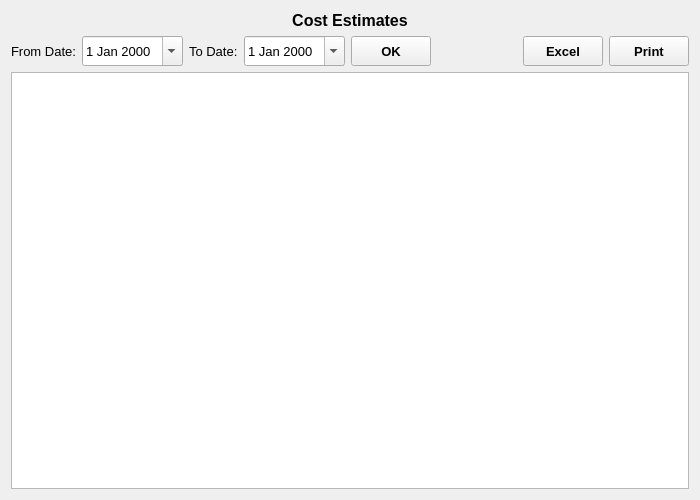
<?xml version="1.0" encoding="UTF-8"?>
<ui version="4.0">
 <class>CostEstimates</class>
 <widget class="QWidget" name="CostEstimates">
  <property name="geometry">
   <rect>
    <x>0</x>
    <y>0</y>
    <width>700</width>
    <height>500</height>
   </rect>
  </property>
  <property name="font">
   <font>
    <family>Microsoft YaHei UI</family>
    <pointsize>10</pointsize>
   </font>
  </property>
  <property name="windowTitle">
   <string>Form</string>
  </property>
  <layout class="QVBoxLayout" name="verticalLayout">
   <item>
    <widget class="QLabel" name="label">
     <property name="font">
      <font>
       <pointsize>12</pointsize>
       <weight>75</weight>
       <bold>true</bold>
      </font>
     </property>
     <property name="text">
      <string>Cost Estimates</string>
     </property>
     <property name="alignment">
      <set>Qt::AlignCenter</set>
     </property>
    </widget>
   </item>
   <item>
    <layout class="QHBoxLayout" name="horizontalLayout" stretch="0,0,0,0,0,0,0,0">
     <item>
      <widget class="QLabel" name="fromDateLabel">
       <property name="text">
        <string>From Date:</string>
       </property>
      </widget>
     </item>
     <item>
      <widget class="QDateEdit" name="fromDateDateEdit">
       <property name="minimumSize">
        <size>
         <width>0</width>
         <height>30</height>
        </size>
       </property>
       <property name="calendarPopup">
        <bool>true</bool>
       </property>
      </widget>
     </item>
     <item>
      <widget class="QLabel" name="toDateLabel">
       <property name="text">
        <string>To Date:</string>
       </property>
      </widget>
     </item>
     <item>
      <widget class="QDateEdit" name="toDateDateEdit">
       <property name="minimumSize">
        <size>
         <width>0</width>
         <height>30</height>
        </size>
       </property>
       <property name="calendarPopup">
        <bool>true</bool>
       </property>
      </widget>
     </item>
     <item>
      <widget class="QToolButton" name="OKButton">
       <property name="minimumSize">
        <size>
         <width>80</width>
         <height>30</height>
        </size>
       </property>
       <property name="font">
        <font>
         <weight>75</weight>
         <bold>true</bold>
        </font>
       </property>
       <property name="text">
        <string>OK</string>
       </property>
      </widget>
     </item>
     <item>
      <spacer name="horizontalSpacer">
       <property name="orientation">
        <enum>Qt::Horizontal</enum>
       </property>
       <property name="sizeHint" stdset="0">
        <size>
         <width>40</width>
         <height>20</height>
        </size>
       </property>
      </spacer>
     </item>
     <item>
      <widget class="QToolButton" name="excelButton">
       <property name="minimumSize">
        <size>
         <width>80</width>
         <height>30</height>
        </size>
       </property>
       <property name="font">
        <font>
         <weight>75</weight>
         <bold>true</bold>
        </font>
       </property>
       <property name="text">
        <string>Excel</string>
       </property>
      </widget>
     </item>
     <item>
      <widget class="QToolButton" name="printButton">
       <property name="minimumSize">
        <size>
         <width>80</width>
         <height>30</height>
        </size>
       </property>
       <property name="font">
        <font>
         <weight>75</weight>
         <bold>true</bold>
        </font>
       </property>
       <property name="text">
        <string>Print</string>
       </property>
      </widget>
     </item>
    </layout>
   </item>
   <item>
    <widget class="QTableView" name="tableView">
     <property name="font">
      <font>
       <pointsize>12</pointsize>
      </font>
     </property>
     <property name="alternatingRowColors">
      <bool>true</bool>
     </property>
    </widget>
   </item>
  </layout>
 </widget>
 <resources/>
 <connections/>
</ui>
